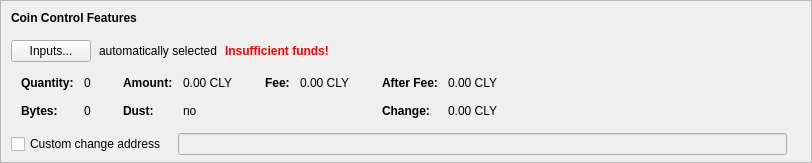
    <widget class="QFrame" name="frameCoinControl">
     <property name="sizePolicy">
      <sizepolicy hsizetype="Expanding" vsizetype="Expanding">
       <horstretch>0</horstretch>
       <verstretch>0</verstretch>
      </sizepolicy>
     </property>
     <property name="maximumSize">
      <size>
       <width>16777215</width>
       <height>16777215</height>
      </size>
     </property>
     <property name="frameShape">
      <enum>QFrame::StyledPanel</enum>
     </property>
     <property name="frameShadow">
      <enum>QFrame::Sunken</enum>
     </property>
     <layout class="QVBoxLayout" name="verticalLayoutCoinControl2">
      <property name="spacing">
       <number>0</number>
      </property>
      <property name="leftMargin">
       <number>0</number>
      </property>
      <property name="topMargin">
       <number>0</number>
      </property>
      <property name="rightMargin">
       <number>0</number>
      </property>
      <property name="bottomMargin">
       <number>6</number>
      </property>
      <item>
       <layout class="QVBoxLayout" name="verticalLayoutCoinControl" stretch="0,0,0,0,1">
        <property name="spacing">
         <number>0</number>
        </property>
        <property name="leftMargin">
         <number>10</number>
        </property>
        <property name="topMargin">
         <number>10</number>
        </property>
        <item>
         <layout class="QHBoxLayout" name="horizontalLayoutCoinControl1">
          <property name="bottomMargin">
           <number>15</number>
          </property>
          <item>
           <widget class="QLabel" name="labelCoinControlFeatures">
            <property name="sizePolicy">
             <sizepolicy hsizetype="Preferred" vsizetype="Maximum">
              <horstretch>0</horstretch>
              <verstretch>0</verstretch>
             </sizepolicy>
            </property>
            <property name="font">
             <font>
              <weight>75</weight>
              <bold>true</bold>
             </font>
            </property>
            <property name="styleSheet">
             <string notr="true">font-weight:bold;</string>
            </property>
            <property name="text">
             <string>Coin Control Features</string>
            </property>
           </widget>
          </item>
         </layout>
        </item>
        <item>
         <layout class="QHBoxLayout" name="horizontalLayoutCoinControl2" stretch="0,0,0,0">
          <property name="spacing">
           <number>8</number>
          </property>
          <property name="bottomMargin">
           <number>10</number>
          </property>
          <item>
           <widget class="QPushButton" name="pushButtonCoinControl">
            <property name="styleSheet">
             <string notr="true"/>
            </property>
            <property name="text">
             <string>Inputs...</string>
            </property>
            <property name="autoDefault">
             <bool>false</bool>
            </property>
           </widget>
          </item>
          <item>
           <widget class="QLabel" name="labelCoinControlAutomaticallySelected">
            <property name="text">
             <string>automatically selected</string>
            </property>
            <property name="margin">
             <number>5</number>
            </property>
           </widget>
          </item>
          <item>
           <widget class="QLabel" name="labelCoinControlInsuffFunds">
            <property name="font">
             <font>
              <weight>75</weight>
              <bold>true</bold>
             </font>
            </property>
            <property name="styleSheet">
             <string notr="true">color:red;font-weight:bold;</string>
            </property>
            <property name="text">
             <string>Insufficient funds!</string>
            </property>
            <property name="margin">
             <number>5</number>
            </property>
           </widget>
          </item>
          <item>
           <spacer name="horizontalSpacerCoinControl">
            <property name="orientation">
             <enum>Qt::Horizontal</enum>
            </property>
            <property name="sizeHint" stdset="0">
             <size>
              <width>40</width>
              <height>1</height>
             </size>
            </property>
           </spacer>
          </item>
         </layout>
        </item>
        <item>
         <widget class="QWidget" name="widgetCoinControl" native="true">
          <property name="sizePolicy">
           <sizepolicy hsizetype="Preferred" vsizetype="Preferred">
            <horstretch>0</horstretch>
            <verstretch>0</verstretch>
           </sizepolicy>
          </property>
          <property name="minimumSize">
           <size>
            <width>0</width>
            <height>0</height>
           </size>
          </property>
          <property name="styleSheet">
           <string notr="true"/>
          </property>
          <layout class="QHBoxLayout" name="horizontalLayoutCoinControl5">
           <property name="leftMargin">
            <number>0</number>
           </property>
           <property name="topMargin">
            <number>0</number>
           </property>
           <property name="rightMargin">
            <number>0</number>
           </property>
           <property name="bottomMargin">
            <number>0</number>
           </property>
           <item>
            <layout class="QHBoxLayout" name="horizontalLayoutCoinControl3" stretch="0,0,0,1">
             <property name="spacing">
              <number>20</number>
             </property>
             <property name="topMargin">
              <number>0</number>
             </property>
             <property name="bottomMargin">
              <number>10</number>
             </property>
             <item>
              <layout class="QFormLayout" name="formLayoutCoinControl1">
               <property name="horizontalSpacing">
                <number>10</number>
               </property>
               <property name="verticalSpacing">
                <number>14</number>
               </property>
               <property name="leftMargin">
                <number>10</number>
               </property>
               <property name="topMargin">
                <number>4</number>
               </property>
               <property name="rightMargin">
                <number>6</number>
               </property>
               <item row="0" column="0">
                <widget class="QLabel" name="labelCoinControlQuantityText">
                 <property name="font">
                  <font>
                   <weight>75</weight>
                   <bold>true</bold>
                  </font>
                 </property>
                 <property name="text">
                  <string>Quantity:</string>
                 </property>
                 <property name="margin">
                  <number>0</number>
                 </property>
                </widget>
               </item>
               <item row="0" column="1">
                <widget class="QLabel" name="labelCoinControlQuantity">
                 <property name="cursor">
                  <cursorShape>IBeamCursor</cursorShape>
                 </property>
                 <property name="contextMenuPolicy">
                  <enum>Qt::ActionsContextMenu</enum>
                 </property>
                 <property name="text">
                  <string notr="true">0</string>
                 </property>
                 <property name="margin">
                  <number>0</number>
                 </property>
                 <property name="textInteractionFlags">
                  <set>Qt::LinksAccessibleByMouse|Qt::TextSelectableByKeyboard|Qt::TextSelectableByMouse</set>
                 </property>
                </widget>
               </item>
               <item row="1" column="0">
                <widget class="QLabel" name="labelCoinControlBytesText">
                 <property name="font">
                  <font>
                   <weight>75</weight>
                   <bold>true</bold>
                  </font>
                 </property>
                 <property name="text">
                  <string>Bytes:</string>
                 </property>
                </widget>
               </item>
               <item row="1" column="1">
                <widget class="QLabel" name="labelCoinControlBytes">
                 <property name="cursor">
                  <cursorShape>IBeamCursor</cursorShape>
                 </property>
                 <property name="contextMenuPolicy">
                  <enum>Qt::ActionsContextMenu</enum>
                 </property>
                 <property name="text">
                  <string notr="true">0</string>
                 </property>
                 <property name="textInteractionFlags">
                  <set>Qt::LinksAccessibleByMouse|Qt::TextSelectableByKeyboard|Qt::TextSelectableByMouse</set>
                 </property>
                </widget>
               </item>
              </layout>
             </item>
             <item>
              <layout class="QFormLayout" name="formLayoutCoinControl2">
               <property name="horizontalSpacing">
                <number>10</number>
               </property>
               <property name="verticalSpacing">
                <number>14</number>
               </property>
               <property name="leftMargin">
                <number>6</number>
               </property>
               <property name="topMargin">
                <number>4</number>
               </property>
               <property name="rightMargin">
                <number>6</number>
               </property>
               <item row="0" column="0">
                <widget class="QLabel" name="labelCoinControlAmountText">
                 <property name="font">
                  <font>
                   <weight>75</weight>
                   <bold>true</bold>
                  </font>
                 </property>
                 <property name="text">
                  <string>Amount:</string>
                 </property>
                 <property name="margin">
                  <number>0</number>
                 </property>
                </widget>
               </item>
               <item row="0" column="1">
                <widget class="QLabel" name="labelCoinControlAmount">
                 <property name="cursor">
                  <cursorShape>IBeamCursor</cursorShape>
                 </property>
                 <property name="contextMenuPolicy">
                  <enum>Qt::ActionsContextMenu</enum>
                 </property>
                 <property name="text">
                  <string notr="true">0.00 CLY</string>
                 </property>
                 <property name="textInteractionFlags">
                  <set>Qt::LinksAccessibleByMouse|Qt::TextSelectableByKeyboard|Qt::TextSelectableByMouse</set>
                 </property>
                </widget>
               </item>
               <item row="1" column="0">
                <widget class="QLabel" name="labelCoinControlLowOutputText">
                 <property name="font">
                  <font>
                   <weight>75</weight>
                   <bold>true</bold>
                  </font>
                 </property>
                 <property name="text">
                  <string>Dust:</string>
                 </property>
                </widget>
               </item>
               <item row="1" column="1">
                <widget class="QLabel" name="labelCoinControlLowOutput">
                 <property name="cursor">
                  <cursorShape>IBeamCursor</cursorShape>
                 </property>
                 <property name="contextMenuPolicy">
                  <enum>Qt::ActionsContextMenu</enum>
                 </property>
                 <property name="text">
                  <string notr="true">no</string>
                 </property>
                 <property name="textInteractionFlags">
                  <set>Qt::LinksAccessibleByMouse|Qt::TextSelectableByKeyboard|Qt::TextSelectableByMouse</set>
                 </property>
                </widget>
               </item>
              </layout>
             </item>
             <item>
              <layout class="QFormLayout" name="formLayoutCoinControl3">
               <property name="horizontalSpacing">
                <number>10</number>
               </property>
               <property name="verticalSpacing">
                <number>14</number>
               </property>
               <property name="leftMargin">
                <number>6</number>
               </property>
               <property name="topMargin">
                <number>4</number>
               </property>
               <property name="rightMargin">
                <number>6</number>
               </property>
               <item row="0" column="0">
                <widget class="QLabel" name="labelCoinControlFeeText">
                 <property name="font">
                  <font>
                   <weight>75</weight>
                   <bold>true</bold>
                  </font>
                 </property>
                 <property name="text">
                  <string>Fee:</string>
                 </property>
                 <property name="margin">
                  <number>0</number>
                 </property>
                </widget>
               </item>
               <item row="0" column="1">
                <widget class="QLabel" name="labelCoinControlFee">
                 <property name="cursor">
                  <cursorShape>IBeamCursor</cursorShape>
                 </property>
                 <property name="contextMenuPolicy">
                  <enum>Qt::ActionsContextMenu</enum>
                 </property>
                 <property name="text">
                  <string notr="true">0.00 CLY</string>
                 </property>
                 <property name="textInteractionFlags">
                  <set>Qt::LinksAccessibleByMouse|Qt::TextSelectableByKeyboard|Qt::TextSelectableByMouse</set>
                 </property>
                </widget>
               </item>
             </layout>
             </item>
             <item>
              <layout class="QFormLayout" name="formLayoutCoinControl4">
               <property name="horizontalSpacing">
                <number>10</number>
               </property>
               <property name="verticalSpacing">
                <number>14</number>
               </property>
               <property name="leftMargin">
                <number>6</number>
               </property>
               <property name="topMargin">
                <number>4</number>
               </property>
               <property name="rightMargin">
                <number>6</number>
               </property>
               <item row="0" column="0">
                <widget class="QLabel" name="labelCoinControlAfterFeeText">
                 <property name="font">
                  <font>
                   <weight>75</weight>
                   <bold>true</bold>
                  </font>
                 </property>
                 <property name="text">
                  <string>After Fee:</string>
                 </property>
                 <property name="margin">
                  <number>0</number>
                 </property>
                </widget>
               </item>
               <item row="0" column="1">
                <widget class="QLabel" name="labelCoinControlAfterFee">
                 <property name="cursor">
                  <cursorShape>IBeamCursor</cursorShape>
                 </property>
                 <property name="contextMenuPolicy">
                  <enum>Qt::ActionsContextMenu</enum>
                 </property>
                 <property name="text">
                  <string notr="true">0.00 CLY</string>
                 </property>
                 <property name="textInteractionFlags">
                  <set>Qt::LinksAccessibleByMouse|Qt::TextSelectableByKeyboard|Qt::TextSelectableByMouse</set>
                 </property>
                </widget>
               </item>
               <item row="1" column="0">
                <widget class="QLabel" name="labelCoinControlChangeText">
                 <property name="font">
                  <font>
                   <weight>75</weight>
                   <bold>true</bold>
                  </font>
                 </property>
                 <property name="text">
                  <string>Change:</string>
                 </property>
                </widget>
               </item>
               <item row="1" column="1">
                <widget class="QLabel" name="labelCoinControlChange">
                 <property name="cursor">
                  <cursorShape>IBeamCursor</cursorShape>
                 </property>
                 <property name="contextMenuPolicy">
                  <enum>Qt::ActionsContextMenu</enum>
                 </property>
                 <property name="text">
                  <string notr="true">0.00 CLY</string>
                 </property>
                 <property name="textInteractionFlags">
                  <set>Qt::LinksAccessibleByMouse|Qt::TextSelectableByKeyboard|Qt::TextSelectableByMouse</set>
                 </property>
                </widget>
               </item>
              </layout>
             </item>
            </layout>
           </item>
          </layout>
         </widget>
        </item>
        <item>
         <layout class="QHBoxLayout" name="horizontalLayoutCoinControl4" stretch="0,0,0">
          <property name="spacing">
           <number>12</number>
          </property>
          <property name="sizeConstraint">
           <enum>QLayout::SetDefaultConstraint</enum>
          </property>
          <property name="topMargin">
           <number>5</number>
          </property>
          <property name="rightMargin">
           <number>5</number>
          </property>
          <item>
           <widget class="QCheckBox" name="checkBoxCoinControlChange">
            <property name="toolTip">
             <string>If this is activated, but the change address is empty or invalid, change will be sent to a newly generated address.</string>
            </property>
            <property name="text">
             <string>Custom change address</string>
            </property>
           </widget>
          </item>
          <item>
           <widget class="QValidatedLineEdit" name="lineEditCoinControlChange">
            <property name="enabled">
             <bool>false</bool>
            </property>
            <property name="sizePolicy">
             <sizepolicy hsizetype="Expanding" vsizetype="Fixed">
              <horstretch>0</horstretch>
              <verstretch>0</verstretch>
             </sizepolicy>
            </property>
           </widget>
          </item>
          <item>
           <widget class="QLabel" name="labelCoinControlChangeLabel">
            <property name="sizePolicy">
             <sizepolicy hsizetype="Preferred" vsizetype="Expanding">
              <horstretch>0</horstretch>
              <verstretch>0</verstretch>
             </sizepolicy>
            </property>
            <property name="minimumSize">
             <size>
              <width>0</width>
              <height>0</height>
             </size>
            </property>
            <property name="text">
             <string/>
            </property>
            <property name="margin">
             <number>3</number>
            </property>
           </widget>
          </item>
         </layout>
        </item>
        <item>
         <spacer name="verticalSpacerCoinControl">
          <property name="orientation">
           <enum>Qt::Vertical</enum>
          </property>
          <property name="sizeHint" stdset="0">
           <size>
            <width>800</width>
            <height>1</height>
           </size>
          </property>
         </spacer>
        </item>
       </layout>
      </item>
     </layout>
    </widget>
